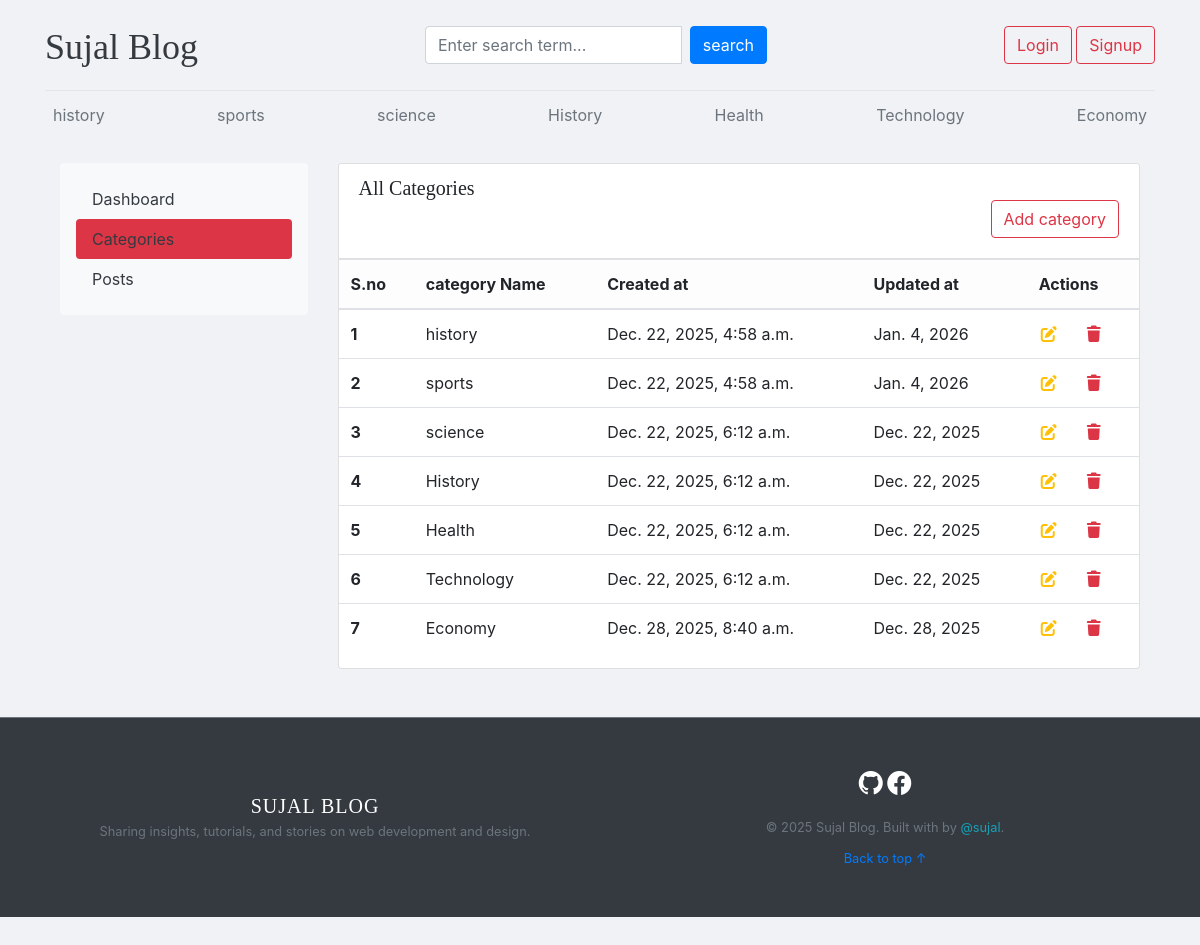
/dashboard/categories/, run on the app's committed database.
### blogs/models.py (models this page shows)
class Category(models.Model):
    category_name=models.CharField(max_length=50,unique=True)
    created_at=models.DateTimeField(auto_now_add=True)
    updated_at=models.DateField(auto_now=True)
    class Meta:
        verbose_name_plural='categories'
    def __str__(self):
        return self.category_name

### dashboards/views.py (the view)
# urls.py: path('categories/',views.category,name='categories'),
def category(request):
    return render(request,'dashboard/categories.html')

### blogs/context_processors.py (called while the page is built)
def get_categories(request):
    categories=Category.objects.all()
    return dict(categories=categories)

### templates/dashboard/categories.html (shortened to what this page needs)
{% extends 'base.html' %}
{% block body %}
<div class="container-fluid mt-4">
  <div class="row">
    {% include 'dashboard/sidebar.html' %}
    <div class="col-md-9">
      <div class="card shadow-sm">
        <div class="card-header bg-white">
          <h5 class="mb-0">All Categories</h5>
          <a href="{% url 'add_category' %}" class="btn btn-outline-danger btn-md float-right mb-2">Add category</a>
        </div>
        <div class="table-responsive">
          <table class="table table-hover align-middle">
            <thead class="table-light">
              <tr>
                <th>S.no</th>
                <th>category Name</th>
                <th>Created at</th>
                <th>Updated at</th>
                <th>Actions</th>
              </tr>
            </thead>
            <tbody>
              {% for cat in categories %}
              <tr>
                <th>{{forloop.counter}}</th>
                <td>{{cat}}</td>
                <td>{{cat.created_at}}</td>
                <td>{{cat.updated_at}}</td>
                <td>
                  <a href="{% url 'edit_category'  cat.id %}"><i class="fa-solid fa-pen-to-square text-warning"></i></a>
                  <a href="{% url 'delete_category' cat.id %}"><i class="fa-solid fa-trash text-danger"></i></a>
                </td>
              </tr>
              {% endfor %}
            </tbody>
          </table>
        </div>
      </div>
    </div>
  </div>
</div>
{% endblock body %}

### templates/base.html (shortened to what this page needs)
<!DOCTYPE html>
{% load static %}
<html lang="en">
<head>
  <link href="https://getbootstrap.com/docs/4.0/dist/css/bootstrap.min.css" rel="stylesheet">
  <link href="{% static 'css/blog.css' %}" rel="stylesheet">
  <link rel="stylesheet" href="https://cdnjs.cloudflare.com/ajax/libs/font-awesome/7.0.1/css/all.min.css" />
  <link rel="stylesheet" href="https://cdn.jsdelivr.net/npm/bootstrap-icons@1.11.3/font/bootstrap-icons.min.css">
</head>
<body>
<div class="main">
  <div class="container ">
    <header class="blog-header py-3">
      <div class="row flex-nowrap justify-content-between align-items-center">
        <div class="col-4 pt-1 ">
          <a class="blog-header-logo text-dark " href="/">Sujal Blog</a>
        </div>
        <div class="col-4">
          <form action="{% url 'search' %}" method="GET">
            <div class="input-group">
              <input class="form-control" type="text" name="keyword" placeholder="Enter search term..."
                aria-label="Enter search term..." aria-describedby="button-search" />
              <button type="submit" class="btn btn-primary mx-2" id="button-search">search</button>
            </div>
          </form>
        </div>
        <div class="col-4 d-flex justify-content-end align-items-center">
          {% if not user.is_authenticated %}
          <a class="btn btn-md btn-outline-danger btn-success" href="{% url 'login' %}">Login</a> &nbsp;
          <a class="btn btn-md btn-outline-danger" href="{% url 'register' %}">Signup</a>
          {% endif %}
        </div>
      </div>
    </header>
    <div class="nav-scroller py-1 mb-2">
      <nav class="nav d-flex justify-content-between">
        {% for cat in categories %}
        <a class="p-2 text-muted fw-bold" href="{% url 'post_by_category' cat.id %}">{{cat.category_name}}</a>
        {% endfor %}
      </nav>
    </div>
    {% block body %}
    {% endblock body %}
  </div>
 <footer class="blog-footer bg-dark text-white mt-5 py-5 border-top border-secondary">
  <div class="container">
    <div class="row align-items-center">
      <div class="col-md-6 text-center text-md-start mb-4 mb-md-0">
        <h5 class="fw-bold text-uppercase mb-1" style="letter-spacing: 1px;">Sujal Blog</h5>
        <p class="text-secondary small mb-0">Sharing insights, tutorials, and stories on web development and design.</p>
      </div>
      <div class="col-md-6 text-center text-md-end">
        <div class="mb-3">
          <a href="https://github.com/sujallmajhi" target="_blank" class="text-white me-4 text-decoration-none shadow-sm">
            <i class="bi bi-github" style="font-size: 1.5rem;"></i>
          </a>
          <a href="https://www.facebook.com/share/1NXvtaTKYE/" target="_blank" class="text-white text-decoration-none shadow-sm">
            <i class="bi bi-facebook" style="font-size: 1.5rem;"></i>
          </a>
        </div>
        <p class="text-secondary small mb-0">
          &copy; 2025 Sujal Blog. Built with  by
          <a href="https://github.com/sujallmajhi" class="text-info text-decoration-none fw-bold">@sujal</a>.
        </p>
        <div class="mt-2">
            <a href="#" class="text-white-50 small text-decoration-none">Back to top ↑</a>
        </div>
      </div>
    </div>
  </div>
</footer>
</div>
</body>
</html>

### blogmain/static/css/blog.css (style rules this page uses)
.blog-header { border-bottom: 1px solid #e5e5e5; }
.blog-header-logo { font-family: "Playfair Display", Georgia, "Times New Roman", serif; font-size: 2.25rem; }
h1, h2, h3, h4, h5, h6 { font-family: "Playfair Display", Georgia, "Times New Roman", serif; }
.blog-footer { padding: 2.5rem 0; color: #727272; text-align: center; background-color: #f9f9f9; border-top: .05rem solid #e5e5e5; }
.blog-footer p:last-child { margin-bottom: 0; }
.main { background-color: #f0f2f5; min-height: 100vh; margin: 0; padding-bottom: 40px; }

### data on the page
Category: category_name "history", created_at "Dec. 22, 2025, 4:58 a.m.", updated_at "Jan. 4, 2026"
Category: category_name "sports", created_at "Dec. 22, 2025, 4:58 a.m.", updated_at "Jan. 4, 2026"
Category: category_name "science", created_at "Dec. 22, 2025, 6:12 a.m.", updated_at "Dec. 22, 2025"
Category: category_name "History", created_at "Dec. 22, 2025, 6:12 a.m.", updated_at "Dec. 22, 2025"
Category: category_name "Health", created_at "Dec. 22, 2025, 6:12 a.m.", updated_at "Dec. 22, 2025"
Category: category_name "Technology", created_at "Dec. 22, 2025, 6:12 a.m.", updated_at "Dec. 22, 2025"
Category: category_name "Economy", created_at "Dec. 28, 2025, 8:40 a.m.", updated_at "Dec. 28, 2025"
